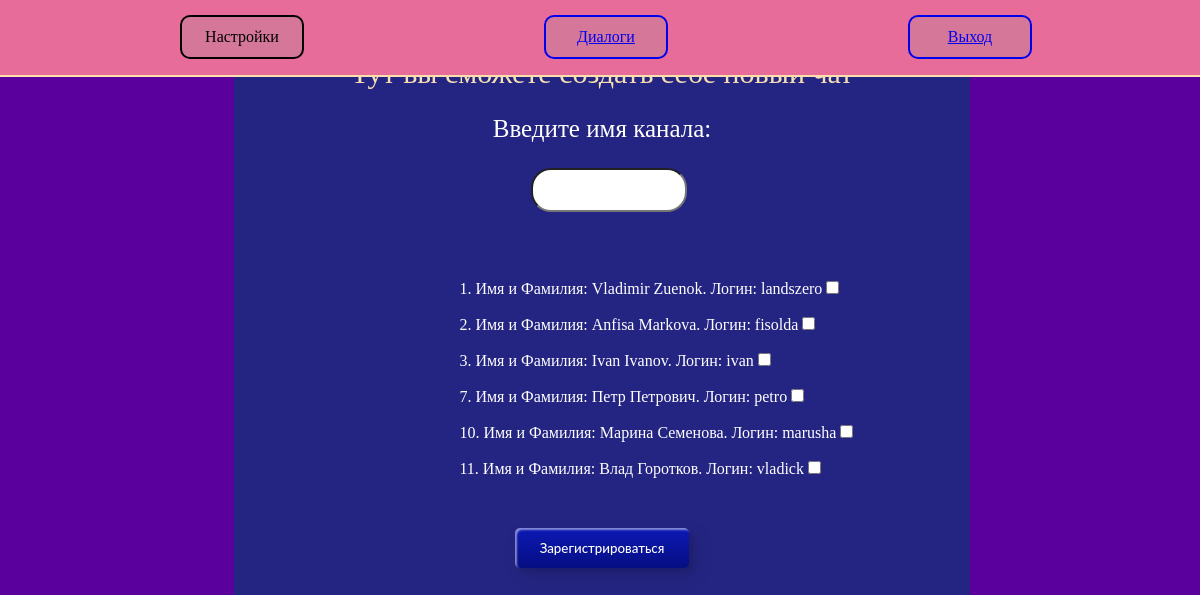
The app's page /createNewChat.php (signed in) with its own data.
### tables this page shows
CREATE TABLE `users` (
  `user_id` int NOT NULL,
  `Name` varchar(30) NOT NULL,
  `Surname` varchar(30) NOT NULL,
  `userlogin` varchar(30) NOT NULL,
  `mail` varchar(50) NOT NULL,
  `pass` varchar(30) NOT NULL
);

### createNewChat.php (the view, shortened to what this page needs)
<?php
$conn = new mysqli("localhost","root","mysql");
$messenger = "messenger";
mysqli_select_db($conn,$messenger);
?>
<!DOCTYPE html>
<html lang="en-US">
  <link href="style.css" rel="stylesheet" type="text/css">
  <link href="btn.css" rel="stylesheet" type="text/css">
<html>
<head>
      </head>
        <body class="overflow">
                 <div class="menu">
             <p class="aMenu">Настройки</p>
             <a href="main.php" class="aMenu"><p class="pMenu">Диалоги</p></a>
             <a href="exit.php" class="aMenu"><p class="pMenu">Выход</p> </a>
           </div>
          <div class="createNewChat">
              <div class="mainContentOfCreateChat">
              </div>
              <form action="createAChat.php" method="POST">
                <p class="labelOfCreateChat">Введите имя канала:</p>
                <p><input class="buttonOfCreateChat" type="text" name="Name" autocomplete="off"></p>
                <?php
                $query = "SELECT * FROM users";
                $result = mysqli_query($conn,$query);
                while($row = mysqli_fetch_array($result)){
                  $user_id = $row['user_id'];
                  $name = $row['Name'];
                  $surname = $row['Surname'];
                  $login = $row['userlogin'];
                  echo ('<p class="usersDatas">'.$user_id.". Имя и Фамилия: ".$name." ".$surname.". Логин: ".$login.'<input class="check" type="checkbox"'),("name='users[]' value=$user_id>".'</p>');
                }
                ?>
                <p class="chatbtn"><button class="custom-btn btn-1"><span>Зарегистрироваться</span></button></p>
              </form>
          </div>
       </body>
      </html>

### style.css (style rules this page uses)
body { background: rgba(90, 0, 157); position: fixed; top: 0; left: 0; width: 99%; height: 100%; margin-right: 2px; }
.aMenu { margin-left: 15%; margin-right: 5%; width: 10%; text-align: center; background-color: #d57799; height: 40px; line-height: 40px; border-radius: 10px; border: solid 2px; margin-top: 15px; overflow-x:hidden; overflow: hidden; }
.pMenu { margin: 0px; }
.menu { display: inline-flex; width: 100%; box-shadow: 0,0,10px rgba(0,0,0,0.5); margin-top: 0px; background-color: #e76c99; position: fixed; right: 0px; top: 0px; border-bottom: solid 2px navajowhite; }
.overflow { overflow-y: auto; }
.createNewChat { margin-left: 19%; margin-top: 3%; padding: 1%; background: #242582; width: 60%; height: 100%; }
.mainContentOfCreateChat { text-align: center; color: wheat; font-size: 30px; }
.labelOfCreateChat { text-align: center; color: white; font-size: 25px; }
.buttonOfCreateChat { border-radius: 20px; width: 20%; height: 30px; padding: 5px; margin-left: 40%; margin-bottom: 50px; }
.usersDatas { color: white; margin-left: 30%; }
.chatbtn { margin-top: 50px; text-align: center; }

### btn.css (style rules this page uses)
.custom-btn { width: 130; height: 40px; color: #fff; border-radius: 5px; padding: 10px 25px; font-family: 'Lato', sans-serif; font-weight: 500; background: transparent; cursor: pointer; transition: all 0.3s ease; position: relative; display: inline-block; box-shadow:inset 2px 2px 2px 0px rgba(255,255,255,.5), 7px 7px 20px 0px rgba(0,0,0,.1), 4px 4px 5px 0px rgba(0,0,0,.1); outline: none; }
.btn-1 { background: rgb(6,14,131); background: linear-gradient(0deg, rgba(6,14,131,1) 0%, rgba(12,25,180,1) 100%); border: none; }

### records on screen
users: user_id "1", Name "Vladimir", Surname "Zuenok", userlogin "landszero"
users: user_id "2", Name "Anfisa", Surname "Markova", userlogin "fisolda"
users: user_id "3", Name "Ivan", Surname "Ivanov", userlogin "ivan"
users: user_id "7", Name "Петр", Surname "Петрович", userlogin "petro"
users: user_id "10", Name "Марина", Surname "Семенова", userlogin "marusha"
users: user_id "11", Name "Влад", Surname "Горотков", userlogin "vladick"
